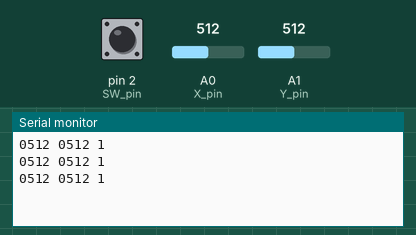
A sketch run on a simulated Arduino Uno, built with avr-gcc and run on an emulated ATmega328P. On the bench: the last lines printed to the serial monitor. The inputs (shaded band) are chosen by the test bench; at power-on: A0 (X_pin) = 512, A1 (Y_pin) = 512, pin 2 (SW_pin) HIGH.

Above: at 1.3 s.
1.4 s: A0 (X_pin) set to 716
At 1.9 s:
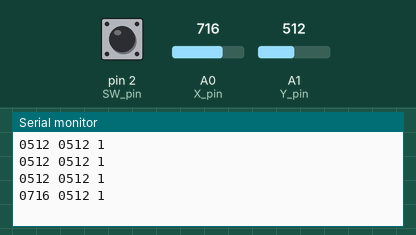
2.9 s: A1 (Y_pin) set to 716
At 3.4 s:
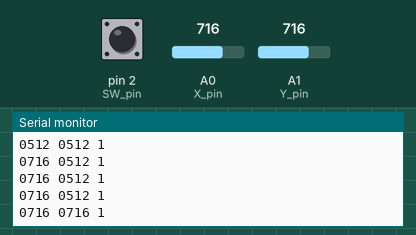
4.4 s: pin 2 (SW_pin) pulled LOW for 0.6 s
At 4.9 s:
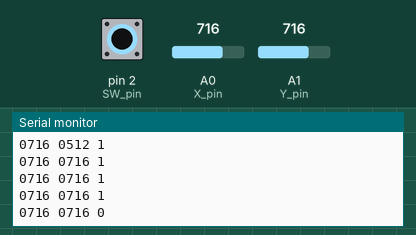
6.5 s: A0 (X_pin) set to 900
At 6.9 s:
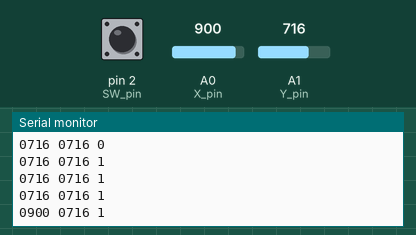
8.0 s: pin 2 (SW_pin) pulled LOW for 1 s
At 8.4 s:
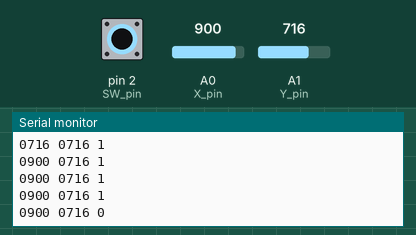
10.5 s: A1 (Y_pin) set to 900
At 10.9 s:
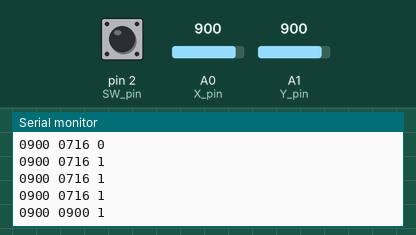
Timing chart, 0 to 13.0 s (numbered marks = the images above; inputs shaded):
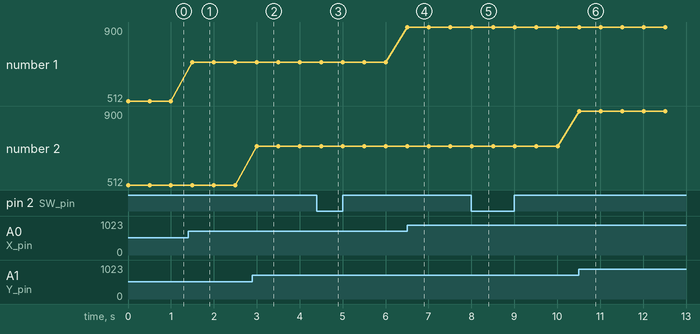

The sketch:

joystick_serial.ino
```cpp
// Arduino pin numbers
const int SW_pin = 2; // digital pin connected to switch output
const int X_pin = A0; // analog pin connected to X output
const int Y_pin = A1; // analog pin connected to Y output

void setup() {
  pinMode(SW_pin, INPUT_PULLUP);
  Serial.begin(9600);
}

void loop() {
  char c[12];
  int x = analogRead(X_pin);
  int y = analogRead(Y_pin);
  int z = digitalRead(SW_pin);
  sprintf(c,"%04d %04d %d",x,y,z);
  Serial.println(c);
  delay(500);
}
```

Measured:
- after the input at 1.4 s, the serial monitor: prints a new line after 0.10 s (image 1)
- after the input at 2.9 s, the serial monitor: prints a new line after 0.10 s (image 2)
- after the input at 4.4 s, the serial monitor: prints a new line after 0.11 s (image 3)
- after the input at 6.5 s, the serial monitor: prints a new line at once (image 4)
- after the input at 8.0 s, the serial monitor: prints a new line at once (image 5)
- after the input at 10.5 s, the serial monitor: prints a new line at once (image 6)
- plotted number 1: 512 → 716 after the input at 1.4 s, 716 → 900 after the input at 6.5 s
